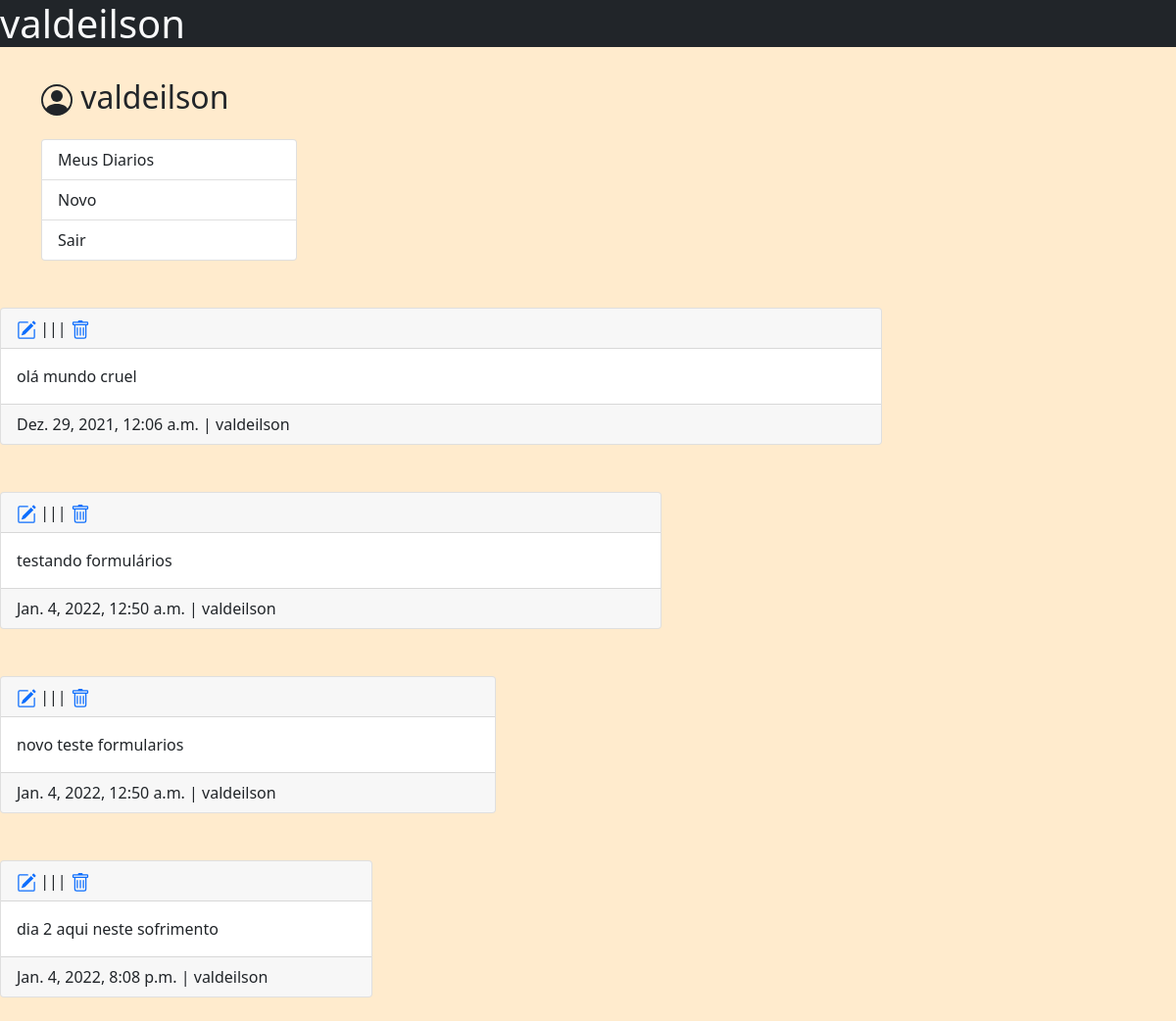
The page / (signed in) on the database as committed earlier.
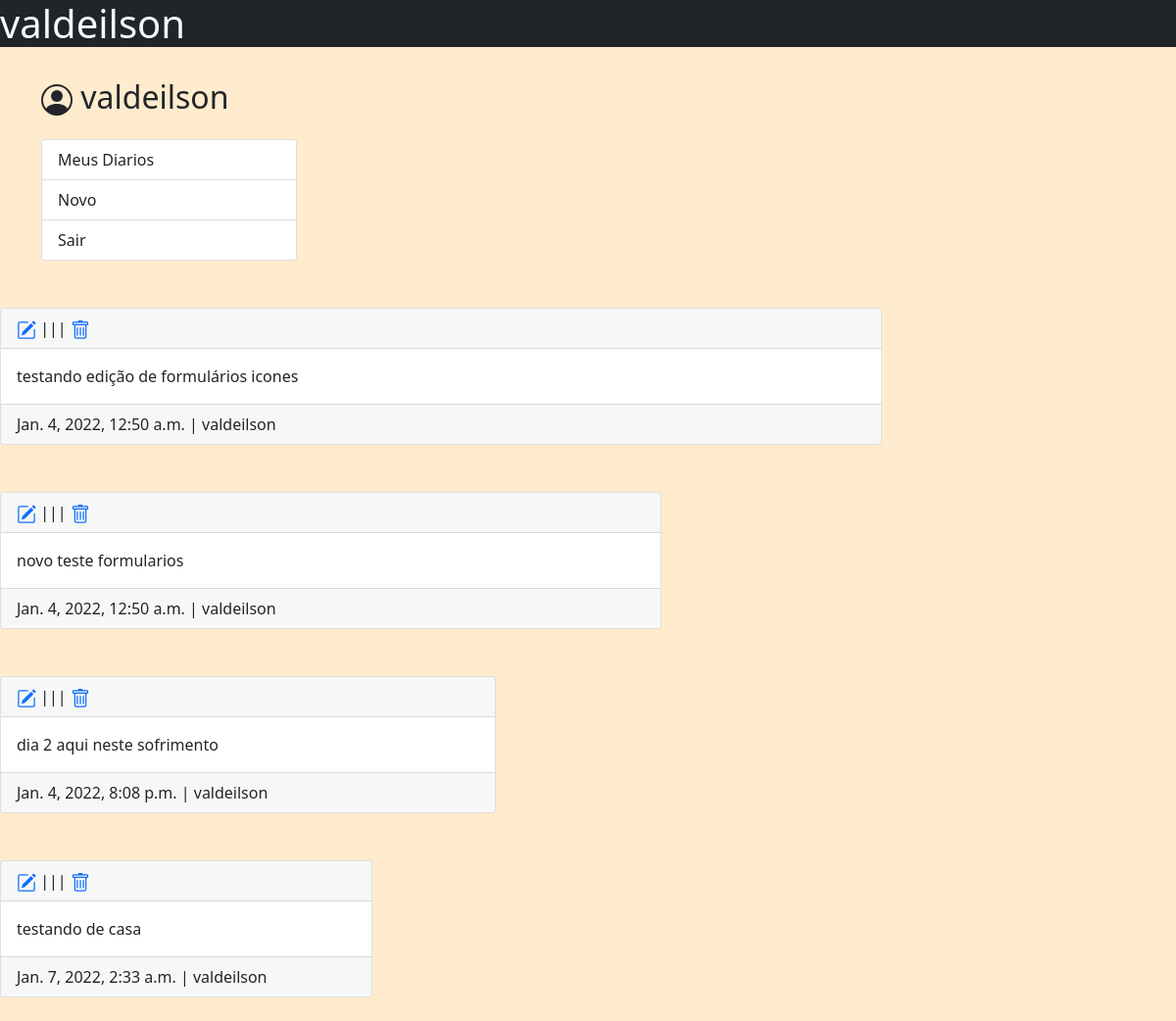
The same page on the database as committed later.
### diario/models.py (models this page shows, shortened)
class Diario(models.Model):
    conteudo=models.TextField(max_length=500)
    criado=models.DateTimeField(auto_now_add=True)
    user=models.ForeignKey(User, on_delete=models.CASCADE)

### diario/views.py (the view)
# urls.py: path('', views.index, name='index'),
@login_required(login_url='login')
def index (request):
    diario = Diario.objects.filter(user=request.user)
    context={
        'diario':diario,
    }
    return render(request, 'diario/index.html', context)

### diario/templates/diario/index.html (shortened to what this page needs)
{% extends 'base/model.html' %}
{% block content %}
{% for diario in diario %}
<div class="col-md-9" >
    <div class="card mt-5" >
        <div class="card-header" >
         <a href="{% url 'editar_diario' id=diario.id %}"></a> |||
         <a href="{% url 'excluir' id=diario.id %}"></a>
        </div>
        <div class="card-body" >
            {{diario.conteudo}}
        </div>
        <div class="card-footer" >
            {{diario.criado}} | {{diario.user}}
        </div>
    </div>
{% endfor %}
    <br>
</div>
{% endblock %}

### diario/templates/base/model.html (shortened to what this page needs)
<!DOCTYPE html>
<html lang="en">
<head>
    <link href="https://cdn.jsdelivr.net/npm/bootstrap@5.1.3/dist/css/bootstrap.min.css" rel="stylesheet"
>
</head>
<body>
    {% include 'base/header.html' %}
    {% include 'base/sidebar.html' %}
    {% block content %}
    {% endblock %}
</body>
</html>

### diario/templates/base/header.html
<div class="jumbotron bg-dark text-light" >
    <h1> {{request.user}} </h1>
</div>

### diario/templates/base/sidebar.html (shortened to what this page needs)
<div class="container" >
    <div class="row" >
        <div class="col-lg-3" >
            <h2 class="my-4" >  {{request.user}} </h2>
            <div class="list-group" >
                <a href="{% url 'index' %}" class="list-group-item">Meus Diarios</a>
                <a href="{% url 'escrever' %}" class="list-group-item">Novo</a>
                <a href="{% url 'logout' %}" class="list-group-item">Sair</a>
            </div>
        </div>
    </div>
</div>

### diario/templates/base/model.html (style rules this page uses)
body { background-color: blanchedalmond; }

Rows that differ between the two databases and show on the page:
removed Diario: conteudo "olá mundo cruel", criado "Dez. 29, 2021, 12:06 a.m.", user "valdeilson"
changed Diario: conteudo "testando formulários" → "testando edição de formulários icones"
added Diario: conteudo "testando de casa", criado "Jan. 7, 2022, 2:33 a.m.", user "valdeilson"
